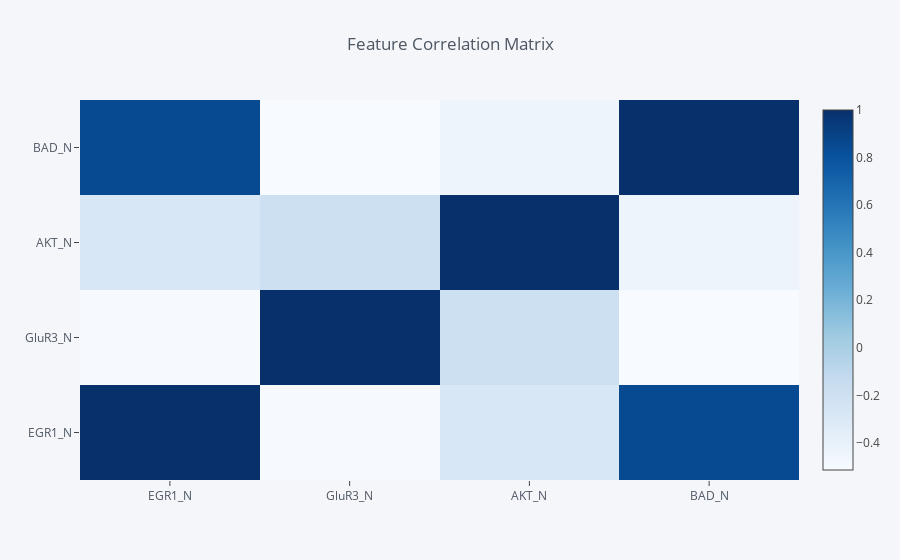

This figure's notebook cell:
### Markdown cell above
### Heatmap

### Code cell
dataSampleProtein.corr().iplot(kind='heatmap',colorscale="Blues",title="Feature Correlation Matrix")

### Figure 1 — Plotly figure (JSON) as saved in the notebook; plotly's stock layout.template omitted (floating-point values rounded to 4 significant figures)
{"data": [{"colorscale": [[0, "rgb(247,251,255)"], [0.125, "rgb(222,235,247)"], [0.25, "rgb(198,219,239)"], [0.375, "rgb(158,202,225)"], [0.5, "rgb(107,174,214)"], [0.625, "rgb(66,146,198)"], [0.75, "rgb(33,113,181)"], [0.875, "rgb(8,81,156)"], [1, "rgb(8,48,107)"]], "type": "heatmap", "uid": "9f146270-bad7-4e5f-ab72-e3e2731b30c2", "x": ["EGR1_N", "GluR3_N", "AKT_N", "BAD_N"], "y": ["EGR1_N", "GluR3_N", "AKT_N", "BAD_N"], "z": [[1, -0.503, -0.2756, 0.8519], [-0.503, 1, -0.1933, -0.5139], [-0.2756, -0.1933, 1, -0.4352], [0.8519, -0.5139, -0.4352, 1]], "zmax": 1, "zmin": -0.5139}], "layout": {"legend": {"bgcolor": "#F5F6F9", "font": {"color": "#4D5663"}}, "paper_bgcolor": "#F5F6F9", "plot_bgcolor": "#F5F6F9", "title": {"font": {"color": "#4D5663"}, "text": "Feature Correlation Matrix"}, "xaxis": {"gridcolor": "#E1E5ED", "showgrid": true, "tickfont": {"color": "#4D5663"}, "title": {"font": {"color": "#4D5663"}, "text": ""}, "zerolinecolor": "#E1E5ED"}, "yaxis": {"gridcolor": "#E1E5ED", "showgrid": true, "tickfont": {"color": "#4D5663"}, "title": {"font": {"color": "#4D5663"}, "text": ""}, "zerolinecolor": "#E1E5ED"}}}
